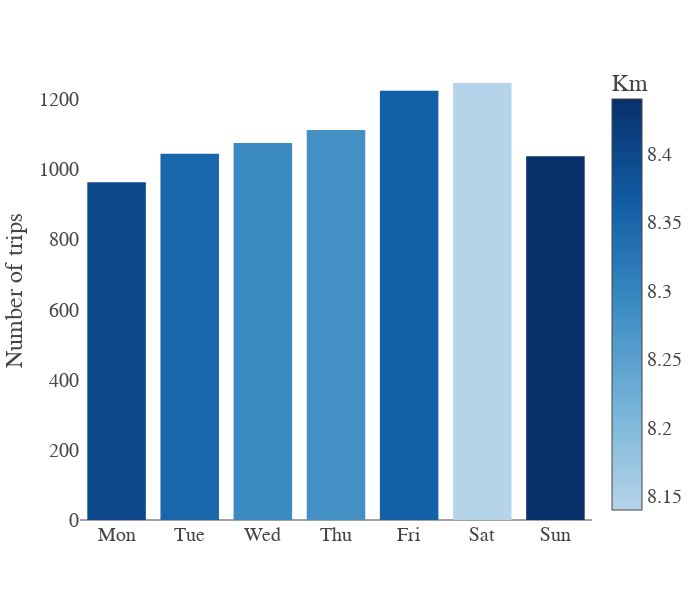

Write notebook code for a chart like this one.
### Code cell
agg_trips_km = sn_processing[(sn_processing['KmDriven']>=3)&(sn_processing['KmDriven']<40)]\
    .groupby('Date')[['TripID','KmDriven']].agg({'TripID':'count','KmDriven':'sum'}).reset_index()
agg_trips_km['Weekday'] = pd.to_datetime(agg_trips_km['Date']).dt.day_name()
daily_trip_km = agg_trips_km.groupby('Weekday').agg({'TripID':'mean','KmDriven':'mean'}).reset_index()
daily_trip_km['KmDriven'] = np.round(daily_trip_km['KmDriven']/daily_trip_km['TripID'],decimals=2)
daily_trip_km['TripID'] = np.round(daily_trip_km['TripID'],decimals=0).astype(int)
daily_trip_km.rename(columns={'TripID':'AvgDemand','KmDriven':'AvgDistance'},inplace=True)

orderlist = ['Monday', 'Tuesday', 'Wednesday', 'Thursday', 'Friday', 'Saturday', 'Sunday']

fig = px.bar(daily_trip_km, x='Weekday', y='AvgDemand',category_orders={'Weekday':orderlist},color='AvgDistance',
             color_continuous_scale=custom_blue_scale,
             labels={'AvgDistance': 'Km', 'AvgDemand': 'Number of trips'})

fig.update_layout(width=700,height=600, template=None, font=dict(family='Aptos',size=20))
fig.update_traces()
fig.update_yaxes(showgrid=False)
fig.update_xaxes(
    ticktext=['Mon', 'Tue', 'Wed', 'Thu', 'Fri', 'Sat', 'Sun'],
    tickvals=[0, 1, 2, 3, 4, 5, 6], showgrid=False, title=None
)

fig.show()

### Figure 1 — Plotly figure (JSON) as saved in the notebook; plotly's stock layout.template omitted (floating-point values rounded to 4 significant figures)
{"data": [{"alignmentgroup": "True", "hovertemplate": "Weekday=%{x}<br>Number of trips=%{y}<br>Km=%{marker.color}<extra></extra>", "legendgroup": "", "marker": {"color": [8.36, 8.4, 8.14, 8.44, 8.28, 8.35, 8.29], "coloraxis": "coloraxis", "pattern": {"shape": ""}}, "name": "", "offsetgroup": "", "orientation": "v", "showlegend": false, "textposition": "auto", "type": "bar", "x": ["Friday", "Monday", "Saturday", "Sunday", "Thursday", "Tuesday", "Wednesday"], "xaxis": "x", "y": [1224, 963, 1246, 1037, 1112, 1044, 1075], "yaxis": "y"}], "layout": {"barmode": "relative", "coloraxis": {"colorbar": {"title": {"text": "Km"}}, "colorscale": [[0, "rgb(182,212,233)"], [0.25, "rgb(117,179,216)"], [0.5, "rgb(59,139,194)"], [0.75, "rgb(17,93,165)"], [1, "rgb(8,48,107)"]]}, "font": {"family": "Aptos", "size": 20}, "height": 600, "legend": {"tracegroupgap": 0}, "margin": {"t": 60}, "width": 700, "xaxis": {"anchor": "y", "categoryarray": ["Monday", "Tuesday", "Wednesday", "Thursday", "Friday", "Saturday", "Sunday"], "categoryorder": "array", "domain": [0, 1], "showgrid": false, "ticktext": ["Mon", "Tue", "Wed", "Thu", "Fri", "Sat", "Sun"], "tickvals": [0, 1, 2, 3, 4, 5, 6], "title": {}}, "yaxis": {"anchor": "x", "domain": [0, 1], "showgrid": false, "title": {"text": "Number of trips"}}}}
